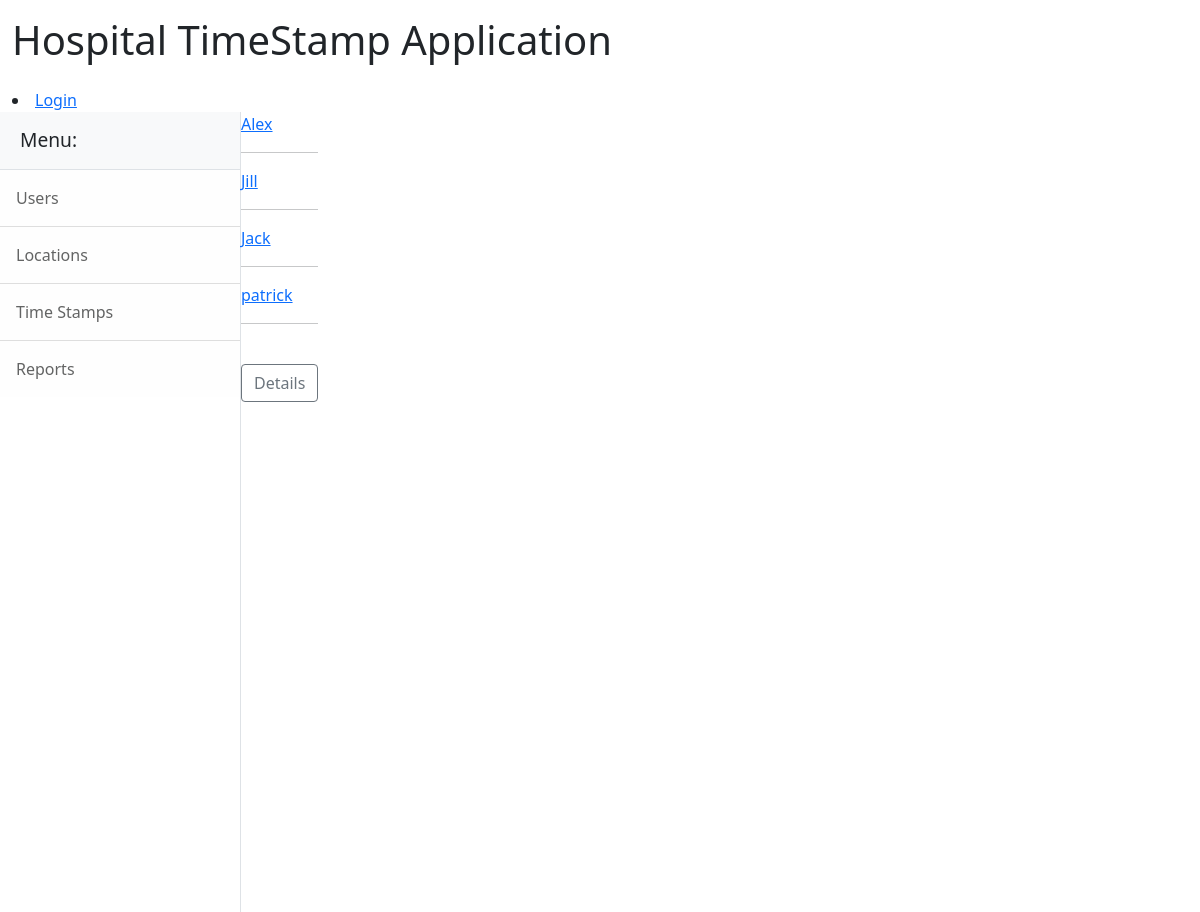
/core/stamps/, run on the app's committed database.
### core/models.py (models this page shows, shortened)
class User(models.Model):
    firstName = models.CharField( max_length=50, null= False)
    lastName = models.CharField( max_length=100, null= False)
    description = models.CharField(max_length=500 , null = True)
    email = models.EmailField( max_length = 254, null=True)
    user = models.ForeignKey(User, on_delete = CASCADE, default = 1 )
    email_conf = models.BooleanField(default = False) # if its admin a

### core/views.py (the view)
# urls.py: path('stamps/', stamps_page.as_view() , name='stamps'),
class stamps_page(ListView):
    model = WorkEntry
    template_name = 'stamps.html'
    form_class = StempForm
    context_object_name='stamps'
    def get_context_data(self, **kwargs):
        context = super().get_context_data(**kwargs)
        context.update({'user_key': User.objects.all})
        return context

### core/templates/stamps.html (shortened to what this page needs)
{% extends 'main.html'%}
{% block content %}
<body>
    <form>
    {% for user in user_key %}
        <td><a href = "{% url 'core:stamps_detail' user.id %}" >{{ user.firstName }}</a></td>
        <hr>
    {% endfor %}
    <br>
    <a class="btn btn-outline-secondary" href="../stamps_detail/1/">Details</a>
    </form>
</body>
{% endblock content %}

### data on the page
User: firstName "Alex"
User: firstName "Jill"
User: firstName "Jack"
User: firstName "patrick"
